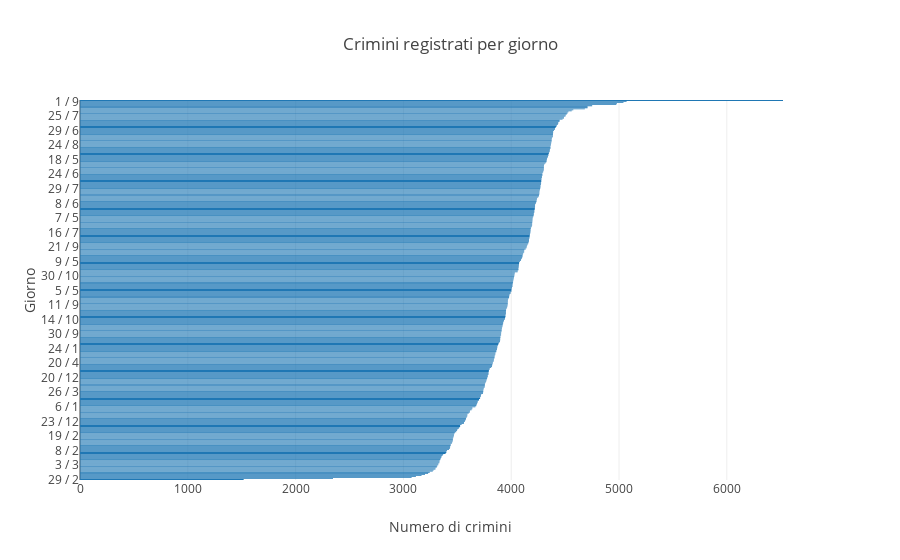

Notebook code for this chart:
### Code cell
giorni = list(days_with_counter.keys())
cont_giorni = list(days_with_counter.values())


data = [go.Bar(
            y=giorni,
            x=cont_giorni,
            orientation = 'h'
)]

layout = {
    'title':'Crimini registrati per giorno',
    'yaxis':{
        'title':'Giorno',
        'categoryorder':'array',
        'categoryarray':[x for _, x in sorted(zip(cont_giorni, giorni))]
    },
    'xaxis':{
        'title':'Numero di crimini'
    }
}

fig = go.Figure(data=data, layout=layout)

py.iplot(fig)

### Figure 1 — Plotly figure (JSON) as saved in the notebook; plotly's stock layout.template omitted (floating-point values rounded to 4 significant figures; data arrays with more than 128 entries replaced by an {"elided": "..."} marker saying what was removed)
{"data": [{"orientation": "h", "type": "bar", "uid": "10894e1a-fedd-11e8-be70-42004d006a01", "x": {"elided": "366 int values"}, "y": {"elided": "366 str values"}}], "layout": {"title": "Crimini registrati per giorno", "xaxis": {"title": "Numero di crimini"}, "yaxis": {"categoryarray": {"elided": "366 str values"}, "categoryorder": "array", "title": "Giorno"}}}
